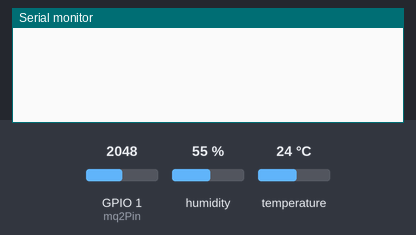
Simulated run of this sketch. Board: ESP32. Parts: the last lines printed to the serial monitor. Inputs (shaded band) come from the test bench; at power-on: humidity 55 %, GPIO 1 (mq2Pin) = 2048, temperature 24 °C. WiFi joins after 1.5 s; servers stay silent unless stated.

Above: at 3.0 s.
3.1 s: humidity set to 22 %
At 5.0 s:
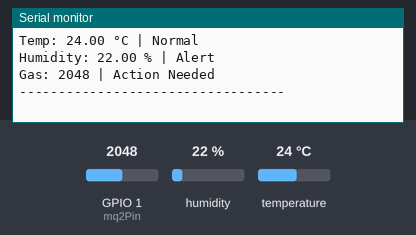
5.3 s: GPIO 1 (mq2Pin) set to 2440
At 6.9 s:
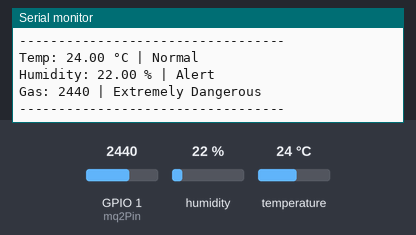
9.3 s: temperature set to 41 °C
15.3 s: GPIO 1 (mq2Pin) set to 1228
At 16.6 s:
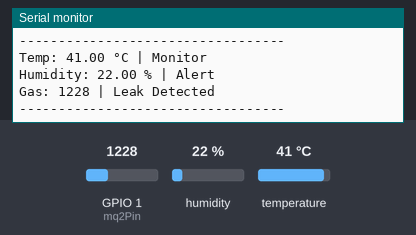
19.3 s: humidity set to 40 %
At 20.8 s:
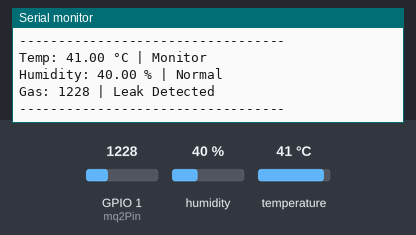
23.3 s: GPIO 1 (mq2Pin) set to 491
At 25.0 s:
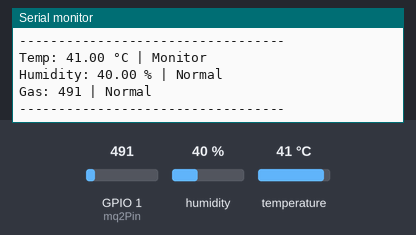

Measured:
- after the input at 3.1 s, the serial monitor: prints a new line after 0.73 s (image 1)
- after the input at 5.3 s, the serial monitor: prints a new line after 0.51 s (image 2)
- after the input at 15.3 s, the serial monitor: prints a new line after 0.53 s (image 3)
- after the input at 19.3 s, the serial monitor: prints a new line after 0.53 s (image 4)
- after the input at 23.3 s, the serial monitor: prints a new line after 0.53 s (image 5)

The sketch:

blynk.ino
```cpp
/************* BLYNK SETTINGS *************/
#define BLYNK_TEMPLATE_ID "TMPL3Ef8xI9Qe"
#define BLYNK_TEMPLATE_NAME "tunnelrover"
#define BLYNK_AUTH_TOKEN "zl212WyefBDt8SY1oOfblByUQfDJ_s85"

#define BLYNK_PRINT Serial

#include <WiFi.h>
#include <BlynkSimpleEsp32.h>
#include "DHT.h"

/************* WiFi *************/
char ssid[] = "Pooja";
char pass[] = "12052005";

/************* DHT11 *************/
#define DHTPIN 5
#define DHTTYPE DHT11
DHT dht(DHTPIN, DHTTYPE);

/************* MQ2 *************/
int mq2Pin = 1;   // GPIO 1

/************* Virtual Pins *************/
#define VPIN_TEMP        V1
#define VPIN_HUM         V2
#define VPIN_GAS         V3
#define VPIN_TEMP_STATUS V4
#define VPIN_HUM_STATUS  V5
#define VPIN_GAS_STATUS  V6

BlynkTimer timer;

/************* Sensor Function *************/
void sendSensorData() {

  // -------- Temperature & Humidity --------
  float temperature = dht.readTemperature();
  float humidity = dht.readHumidity();

  if (!isnan(temperature) && !isnan(humidity)) {

    String tempStatus;
    String humStatus;

    // Temperature Threshold
    if (temperature < 40)
      tempStatus = "Normal";
    else if (temperature >= 40 && temperature <= 50)
      tempStatus = "Monitor";
    else
      tempStatus = "Alert";

    // Humidity Threshold
    if (humidity >= 40 && humidity <= 70)
      humStatus = "Normal";
    else if (humidity > 70 && humidity <= 85)
      humStatus = "Monitor";
    else
      humStatus = "Alert";

    Blynk.virtualWrite(VPIN_TEMP, temperature);
    Blynk.virtualWrite(VPIN_HUM, humidity);
    Blynk.virtualWrite(VPIN_TEMP_STATUS, tempStatus);
    Blynk.virtualWrite(VPIN_HUM_STATUS, humStatus);

    Serial.print("Temp: ");
    Serial.print(temperature);
    Serial.print(" °C | ");
    Serial.println(tempStatus);

    Serial.print("Humidity: ");
    Serial.print(humidity);
    Serial.print(" % | ");
    Serial.println(humStatus);
  }

  // -------- Gas Sensor --------
  int gasValue = analogRead(mq2Pin);
  String gasStatus;

  if (gasValue < 1200)
    gasStatus = "Normal";
  else if (gasValue >= 1200 && gasValue < 1800)
    gasStatus = "Leak Detected";
  else if (gasValue >= 1800 && gasValue < 2400)
    gasStatus = "Action Needed";
  else
    gasStatus = "Extremely Dangerous";

  Blynk.virtualWrite(VPIN_GAS, gasValue);
  Blynk.virtualWrite(VPIN_GAS_STATUS, gasStatus);

  Serial.print("Gas: ");
  Serial.print(gasValue);
  Serial.print(" | ");
  Serial.println(gasStatus);

  Serial.println("----------------------------------");
}

/************* Setup *************/
void setup() {
  Serial.begin(115200);
  dht.begin();

  Blynk.begin(BLYNK_AUTH_TOKEN, ssid, pass);

  timer.setInterval(2000L, sendSensorData);
}

/************* Loop *************/
void loop() {
  Blynk.run();
  timer.run();
}
```
